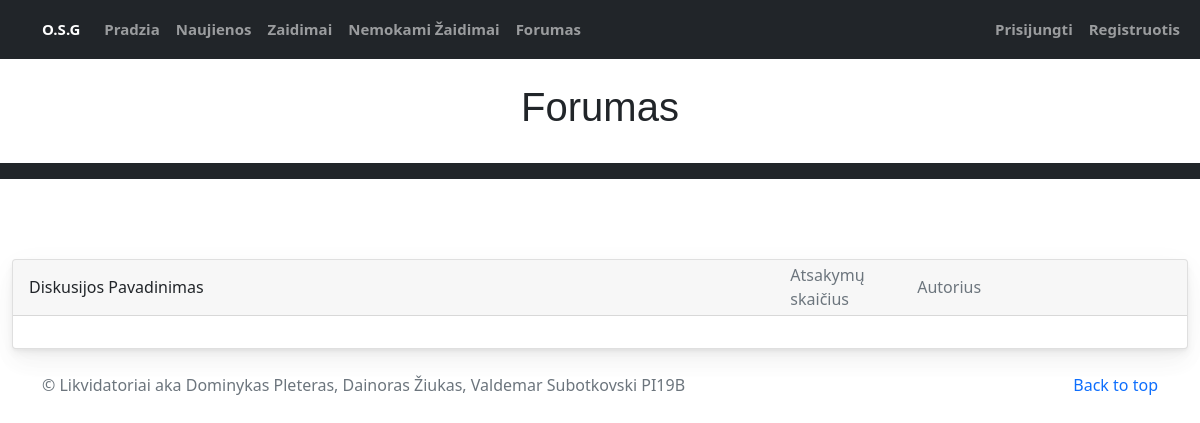
Before: /forum/ with the older database file.
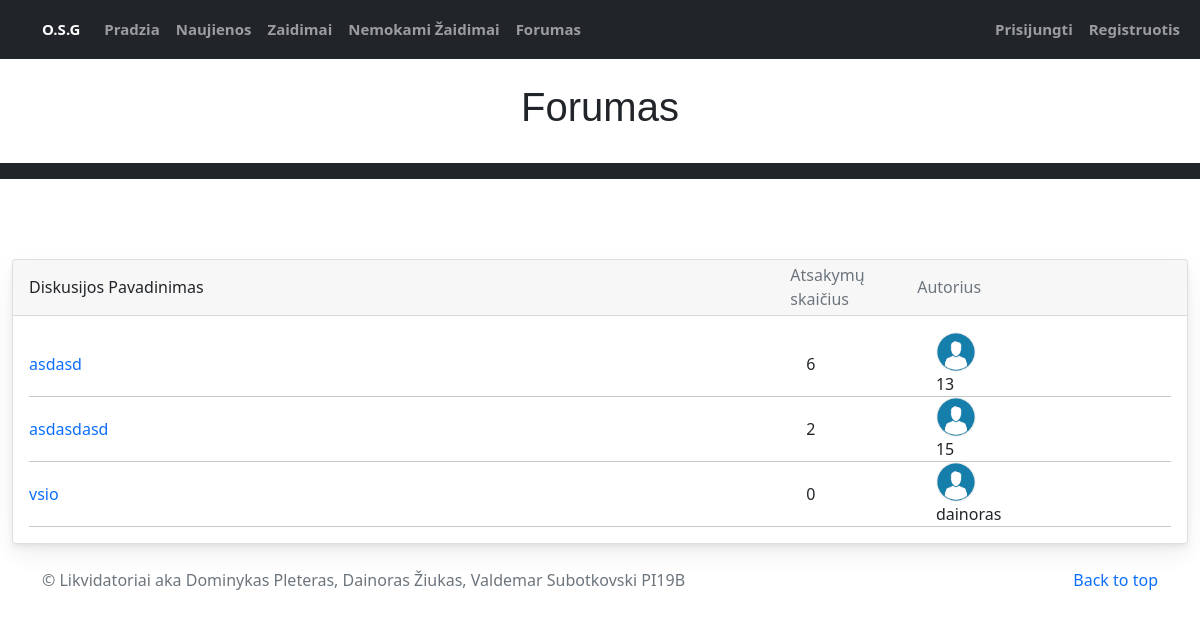
After: the same page with the newer database file.
### accounts/models.py (models this page shows, shortened)
class Topic(models.Model):
    topicName=models.CharField(max_length=200,null=True)
    topicDescription=models.CharField(max_length=100000,null=True)
    user_id=models.CharField(max_length=200,null=True)
    replies=models.IntegerField(null=True, blank=True, default=0)
    date_added = models.DateTimeField(auto_now_add=True)

### accounts/views.py (the view)
# urls.py: path('forum/', views.topics, name='topics'),
def topics(request):
    topics=Topic.objects.all()
    return render(request,'accounts/forum.html',{'topics':topics})

### accounts/templates/accounts/forum.html (shortened to what this page needs)
{% extends 'accounts/main.html' %}
{% load static%}
{% block head %}
<link rel="stylesheet" type="text/css" href="{% static '/css/forum.css' %}" />
{% endblock %}
{% block content %}
{% include 'accounts/navbar.html' %}
<section class="py-2 text-center container">
    <div class="row py-lg-3">
        <div class="col-lg-6 col-md-8 mx-auto">
            <h1 class="fw-light">Forumas</h1>
        </div>
    </div>
</section>
<nav class="navbar navbar-expand-lg navbar-dark bg-dark">
</nav>
<div class="container-fluid mt-100">
    <div class="card mb-3">
        <div class="card-header pl-0 pr-0">
            <div class="row no-gutters w-100 align-items-center">
                <div class="col ml-3">Diskusijos Pavadinimas</div>
                <div class="col-4 text-muted">
                    <div class="row no-gutters align-items-center">
                        <div class="col-4">Atsakymų skaičius</div>
                        <div class="col-8">Autorius</div>
                    </div>
                </div>
            </div>
        </div>
        <div class="card-body py-3">
            {% for i in topics%}
            <div class="row no-gutters align-items-center">
                <div class="col"> <a href="{% url 'topicPage' i.id %}" class="text-big"
                        data-abc="true">{{i.topicName}}</a>
                </div>
                <div class="d-none d-md-block col-4">
                    <div class="row no-gutters align-items-center">
                        <div class="col-4">{{i.replies}}</div>
                        <div class="media col-8 align-items-center"> <img src="{%static '/Images/user-icon.png' %}"
                                alt="" class="d-block ui-w-30 rounded-circle">
                            <div class="media-body flex-truncate ml-2">
                                <div class="line-height-1 text-truncate">{{i.user_id}}
                                </div>
                            </div>
                        </div>
                    </div>
                </div>
            </div>
            <hr class="m-0">
            {%endfor%}
        </div>
    </div>
    {% endblock %}

Changed rows visible on the page:
added Topic: topicName "asdasd", replies "6", user_id "13"
added Topic: topicName "asdasdasd", replies "2", user_id "15"
added Topic: topicName "vsio", replies "0", user_id "dainoras"
